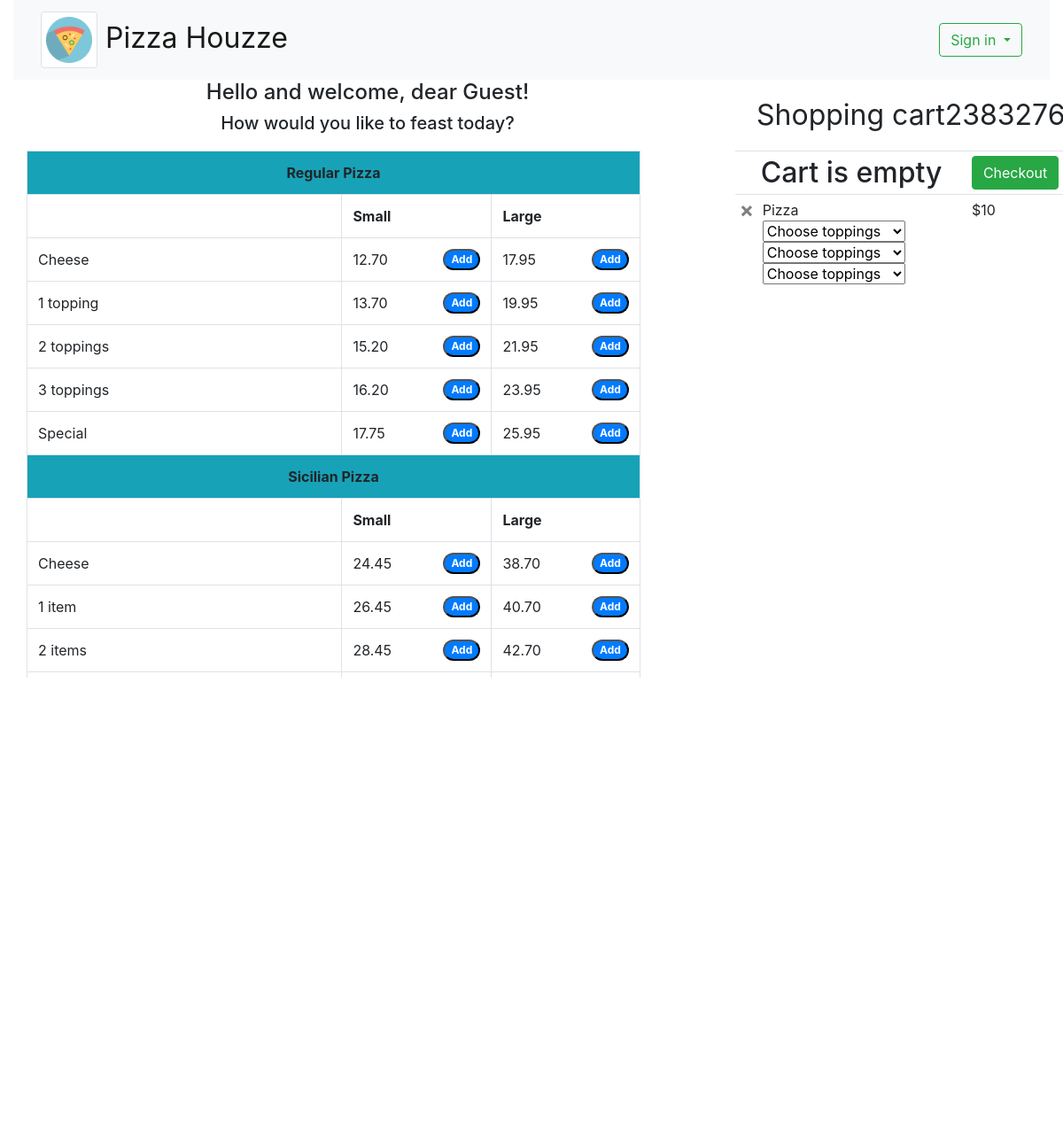
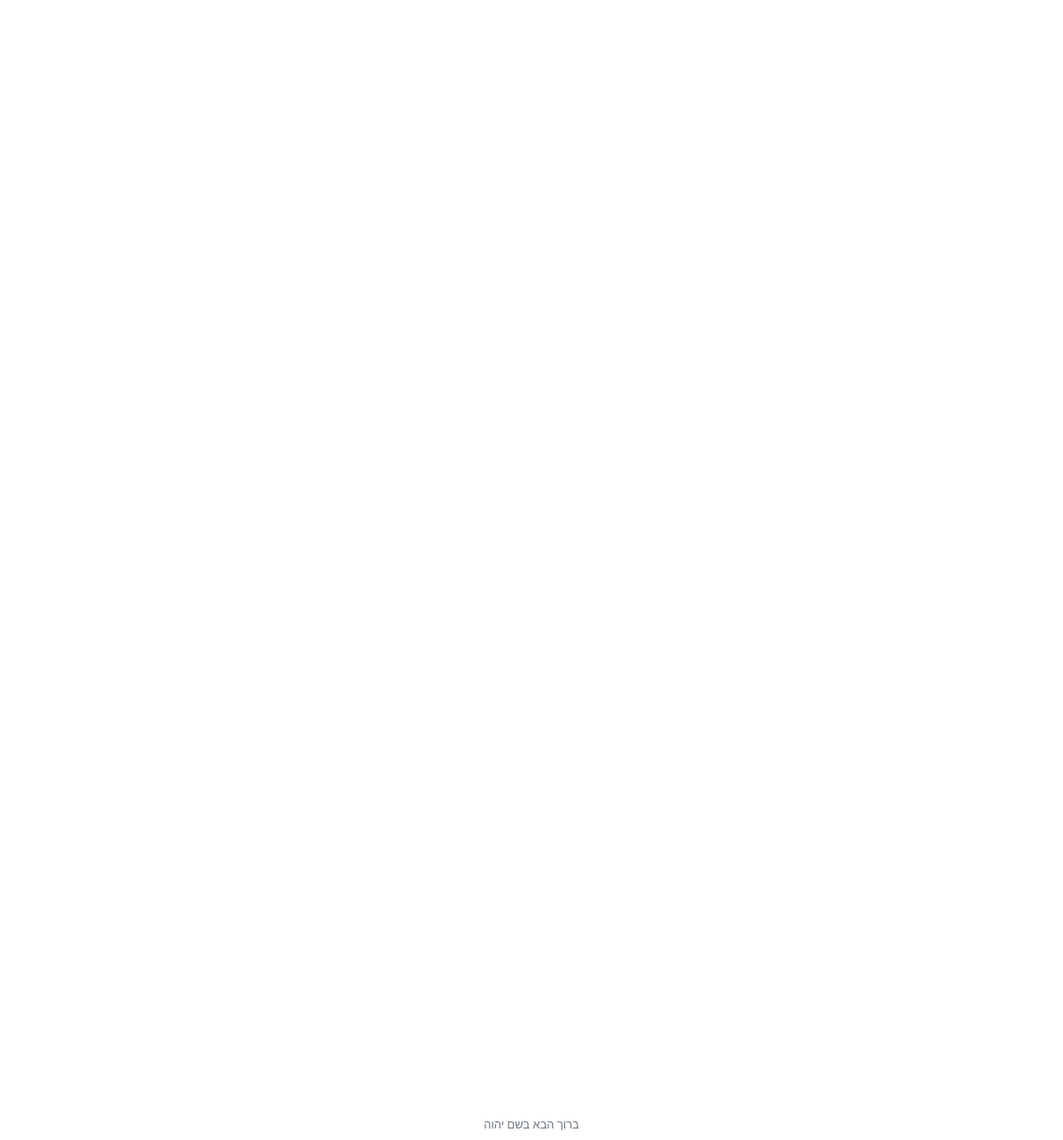
The page / on the database its author committed (2 pictures, top to bottom).
### orders/models.py (models this page shows, shortened)
class ItemType(models.Model):
    name = models.CharField(max_length=64)

class Item(models.Model):
    itemtype = models.ForeignKey(ItemType, on_delete=models.CASCADE, related_name="itemtype")
    name = models.CharField(max_length=64)
    has_extra_toppings = models.IntegerField(default=0)
    priceSmall = models.DecimalField(max_digits=6, decimal_places=2, default=0.00)
    priceLarge = models.DecimalField(max_digits=6, decimal_places=2, default=0.00)

### orders/views.py (the view)
# urls.py: path("", views.index, name="index"),
def index(request):
    allpizza = {
        "Regular Pizza"  : Item.objects.filter(itemtype__name='Regular Pizza'),
        "Sicilian Pizza" : Item.objects.filter(itemtype__name='Sicilian Pizza'),
        "Subs"           : Item.objects.filter(itemtype__name='Subs').order_by('name'),
        "Dinner Platters": Item.objects.filter(itemtype__name='Dinner Platters').order_by('name')
    }
    s_p = {
        "Pasta"           : Item.objects.filter(itemtype__name='Pasta').order_by('name'),
        "Salads": Item.objects.filter(itemtype__name='Salads').order_by('name')
    }
    context = {
        "items"         : Item.objects.all(),
        "allpizza"      : allpizza,
        "salads_pasta"  : s_p,
        "pizza_topings" : Topping.objects.filter(itemtype__name='Toppings (pizza)').order_by('name')
    }
    if not request.user.is_authenticated:
        context['user'] = 'none'
        if 'user_id' not in request.session:
            request.session['user_id'] = TMP_ID()
    else:
        context['user'] = request.user
    context['user_id'] = request.session['user_id']
    if 'order_id' in request.session:
        c_order = get_order(request)
        context['total'] = c_order.total
        context['current_order_list'] = OrderItem.objects.filter(order_id=c_order)
    return render(request, "orders/index.html", context)

### orders/models.py (called while the page is built)
def TMP_ID():
    tmpid = str(random.random())[3:10];
    return tmpid

### orders/templates/orders/index.html (shortened to what this page needs)
{% extends "orders/base.html" %}
{% block main %}
<main class="container-fluid disabled" style="position: fixed;">
<div class="row">
  <div class="col-8" id="extra_nav">
    <div>
      <h4 class="text-center">Hello and welcome, dear {% if user == 'none' %}Guest{% else %} {{user.username}}{% endif %}!</h4>
      <h5 class="text-center">How would you like to feast today?</h5>
    </div>
  </div>
  <div class="col-4">
    <div>
      <nav class="navbar navbar-expand-lg">
        <span class="navbar-brand p-2" id="order_header">Shopping cart</span>
      </nav>
    </div>
  </div>
</div>
    <div class="row">
        <div id="scrl" class="col-8" style="overflow: scroll;">
        <table class="table table-bordered table-hover" style="width:90%;">
          {% for key, pza in allpizza.items %}
          <tr>
            <th id='{{ key|cut:" " }}' scope="col" class="text-center bg-info" colspan="3">{{ key }}</th>
          </tr>
          <tr>
            <th scope="col"></th>
            <th scope="col">Small</th>
            <th scope="col">Large</th>
          </tr>
            {% for piz in pza %}
            <tr>
              <td>{{piz.name}}</td>
              <td>
                <div class="d-flex justify-content-between">{{piz.priceSmall}}
                  <button type="button" data-item_pk="{{piz.pk}}" data-item_size="1" data-item_price="{{piz.priceSmall}}" class="btn_add badge badge-primary badge-pill">Add</button>
                </div>
              </td>
              <td>
                <div class="d-flex justify-content-between">{{piz.priceLarge}}
                  <button type="button" data-item_pk="{{piz.pk}}" data-item_size="2"  data-item_price="{{piz.priceLarge}}" class="btn_add badge badge-primary badge-pill">Add</button>
                </div>
              </td>
            </tr>
            {% endfor %}
          {% endfor%}
        </table>
      </div>
      <div class="col-4" id="order_list">
        <table class="table table-sm" id="order_t">
          <tr class="text-center">
            <th id="total" class="h2" colspan="2">
              {% if total %}
                Total: ${{ total }}
              {% else %}
                Cart is empty
              {% endif %}
             </th>
             <th>
               <button type="button" data-order_id="1" data-user_id="1" id="checkout" name="checkout" class="btn btn-success">Checkout</button>
             </th>
          </tr>
          <tr>
            <td>
              <button type="button" class="close delete_item" data-item_id="1">
                <span title="Delete an item">&times;</span>
              </button>
            </td>
            <td>Pizza<br />
              <select class="topings" name="select" data-topping1>
                <option value="value1" disabled selected>Choose toppings</option>
              </select>
              <select name="select" data-topping2>
                <option value="value1" disabled selected>Choose toppings</option>
              </select>
              <select name="select" data-topping3>
                <option value="value1" disabled selected>Choose toppings</option>
              </select>
            </td>
            <td>$10</td>
          </tr>
        </table>
      </div>
  </div>
</main>
{% endblock %}

### orders/static/orders/styles.css (style rules this page uses)
nav .navbar-brand { font-size: xx-large; }
#order_list { overflow: scroll; }

### rows shown on the page
ItemType: name "Regular Pizza"
Item: name "Cheese", priceSmall "12.70", priceLarge "17.95"
Item: name "1 topping", priceSmall "13.70", priceLarge "19.95"
Item: name "2 toppings", priceSmall "15.20", priceLarge "21.95"
Item: name "3 toppings", priceSmall "16.20", priceLarge "23.95"
Item: name "Special", priceSmall "17.75", priceLarge "25.95"
ItemType: name "Sicilian Pizza"
Item: name "Cheese", priceSmall "24.45", priceLarge "38.70"
Item: name "1 item", priceSmall "26.45", priceLarge "40.70"
Item: name "2 items", priceSmall "28.45", priceLarge "42.70"
